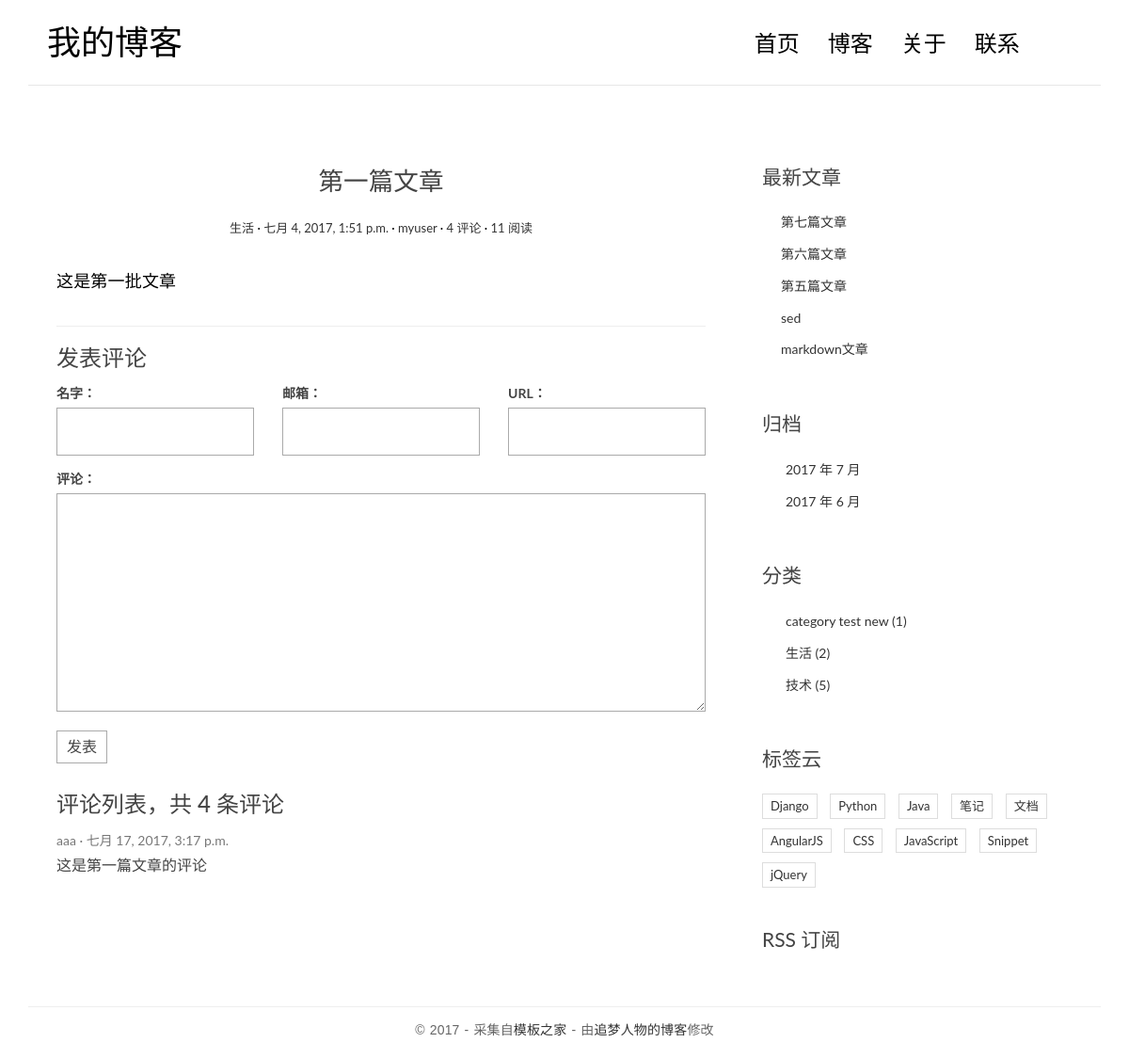
The app's page /post/2/ with its own data.
### blog/models.py (models this page shows, shortened)
@python_2_unicode_compatible
class Post(models.Model):
	title = models.CharField(max_length=70)
	body = models.TextField()
	created_time = models.DateTimeField()
	modified_time = models.DateTimeField()
	excerpt = models.CharField(max_length=200, blank=True)
	category = models.ForeignKey(Category)
	tags = models.ManyToManyField(Tag, blank=True)
	author = models.ForeignKey(User)
	views = models.PositiveIntegerField(default=0)
	def increase_views(self):
		self.views += 1
		self.save(update_fields=['views'])
	import markdown
	from django.utils.html import strip_tags
	def save(self, *args, **kwargs):
		if not self.excerpt:
			md = markdown.Markdown(extensions=[
				'markdown.extensions.extra',
				'markdown.extensions.codehilite',
			])
			self.excerpt = strip_tags(md.convert(self.body))[:54]
		super(Post, self).save(*args, **kwargs)
	def get_absolute_url(self):
		return reverse('blog:detail', kwargs={'pk': self.pk})
	'''
	指定排序属性
	class Meta:
		ordering = ['-created_time']
	'''

@python_2_unicode_compatible
class Category(models.Model):
	name = models.CharField(max_length=100)

### comments/models.py (models this page shows, shortened)
@python_2_unicode_compatible
class Comment(models.Model):
	name = models.CharField(max_length=100)
	email = models.EmailField(max_length=255)
	url = models.URLField(blank=True)
	text = models.TextField()
	created_time = models.DateTimeField(auto_now_add=True)
	post = models.ForeignKey('blog.Post')

### blog/views.py (the view)
# urls.py: url(r'^post/(?P<pk>[0-9]+)/$',views.detail, name='detail'),
def detail(request, pk):
	post = get_object_or_404(Post, pk=pk)
	post.increase_views()
	post.body = markdown.markdown(post.body,extensions=['markdown.extensions.extra','markdown.extensions.codehilite','markdown.extensions.toc',])
	form = CommentForm()
	comment_list = post.comment_set.all()
	context = {'post':post,'form':form,'comment_list':comment_list}
	return render(request, 'blog/detail.html',context=context)

### comments/forms.py
class CommentForm(forms.ModelForm):
	class Meta:
		model = Comment
		fields = ['name','email','url','text']

### blog/templatetags/blog_tags.py (called while the page is built)
@register.simple_tag
def get_recent_posts(num=5):
	return Post.objects.all().order_by('-created_time')[:num]

@register.simple_tag
def archives():
	return Post.objects.dates('created_time', 'month', order='DESC')

@register.simple_tag
def get_categories():
	return Category.objects.annotate(num_posts=Count('post')).filter(num_posts__gt=0)

### templates/blog/detail.html (shortened to what this page needs)
{% extends 'base.html' %}
{% load blog_tags %}
			{% block main %}
                <article class="post post-{{ post.pk }}">
                    <header class="entry-header">
                        <h1 class="entry-title">{{ post.title }}</h1>
                        <div class="entry-meta">
                            <span class="post-category"><a href="#">{{ post.category.name }}</a></span>
                            <span class="post-date"><a href="#"><time class="entry-date"
                                                                      datetime="{{ post.created_time }}">{{ post.created_time }}</time></a></span>
                            <span class="post-author"><a href="#">{{ post.author }}</a></span>
                            <span class="comments-link"><a href="#">4 评论</a></span>
                            <span class="views-count"><a href="#">{{ post.views }} 阅读</a></span>
                        </div>
                    </header>
                    <div class="entry-content clearfix">
                		{{ post.body|safe }}
				    </div>
                </article>
                <section class="comment-area" id="comment-area">
                    <hr>
                    <h3>发表评论</h3>
					<form action="{% url 'comments:post_comment' post.pk %}" method="post" class="comment-form">
  <div class="row">
    <div class="col-md-4">
      <label for="{{ form.name.id_for_label }}">名字：</label>
      {{ form.name }}
    </div>
    <div class="col-md-4">
      <label for="{{ form.email.id_for_label }}">邮箱：</label>
      {{ form.email }}
    </div>
    <div class="col-md-4">
      <label for="{{ form.url.id_for_label }}">URL：</label>
      {{ form.url }}
    </div>
    <div class="col-md-12">
      <label for="{{ form.text.id_for_label }}">评论：</label>
      {{ form.text }}
      <button type="submit" class="comment-btn">发表</button>
    </div>
  </div>
</form>
                    <div class="comment-list-panel">
                        <h3>评论列表，共 <span>4</span> 条评论</h3>
                        <ul class="comment-list list-unstyled">
						{% for comment in comment_list %}
                            <li class="comment-item">
                                <span class="nickname">{{ comment.name }}</span>
                                <time class="submit-date">{{ comment.created_time }}</time>
                                <div class="text">
									{{ comment.text }}
                                </div>
                            </li>
						{% empty %}
						暂无评论
						{% endfor %}
                        </ul>
                    </div>
                </section>
			{% endblock main %}

### templates/base.html (shortened to what this page needs)
{% load staticfiles %}
{% load blog_tags %}
<!DOCTYPE html>
<html>
<head>
    <link rel="stylesheet" href="{% static 'blog/css/bootstrap.min.css' %}">
    <link rel="stylesheet" href="http://code.ionicframework.com/ionicons/2.0.1/css/ionicons.min.css">
    <link rel="stylesheet" href="{% static 'blog/css/pace.css' %}">
    <link rel="stylesheet" href="{% static 'blog/css/custom.css' %}">
	<link rel="stylesheet" href="{% static 'blog/css/highlights/github.css' %}">
</head>
<body>
<div class="container">
    <header id="site-header">
        <div class="row">
            <div class="col-md-4 col-sm-5 col-xs-8">
                <div class="logo">
					<h1><a href="{% url 'blog:index' %}">我的博客</a></h1>
                </div>
            </div>
            <div class="col-md-8 col-sm-7 col-xs-4">
                <nav class="main-nav" role="navigation">
                    <div class="collapse navbar-collapse" id="bs-example-navbar-collapse-1">
                        <ul class="nav navbar-nav navbar-right">
                            <li class="cl-effect-11"><a href="http://47.93.204.179:8000" data-hover="首页">首页</a></li>
                            <li class="cl-effect-11"><a href="full-width.html" data-hover="博客">博客</a></li>
                            <li class="cl-effect-11"><a href="about.html" data-hover="关于">关于</a></li>
                            <li class="cl-effect-11"><a href="contact.html" data-hover="联系">联系</a></li>
                        </ul>
                    </div>
                </nav>
            </div>
        </div>
    </header>
</div>
<div class="content-body">
    <div class="container">
        <div class="row">
            <main class="col-md-8">
				{% block main %}
				{% endblock main %}
            </main>
			<aside class="col-md-4">
			{% block toc %}
                <div class="widget widget-recent-posts">
                    <h3 class="widget-title">最新文章</h3>
					{% get_recent_posts as recent_post_list %}
                    <ul>
						{% for post in recent_post_list %}
                        <li>
                            <a href="{{ post.get_absolute_url }}">{{ post.title }}</a>
                        </li>
						{% empty %}
						暂无文章！
						{% endfor %}
                    </ul>
                </div>
                <div class="widget widget-archives">
                    <h3 class="widget-title">归档</h3>
					{% archives as date_list %}
                    <ul>
						{% for date in date_list %}
                        <li>
                            <a href="{% url 'blog:archives' date.year date.month %}">
							  {{ date.year }} 年 {{ date.month }} 月</a>
                        </li>
						{% empty %}
						暂无归档!
						{% endfor %}
                    </ul>
                </div>
                <div class="widget widget-category">
                    <h3 class="widget-title">分类</h3>
					{% get_categories as category_list %}
                    <ul>
						{% for category in category_list %}
                        <li>
                            <a href="{% url 'blog:category' category.pk %}">{{ category.name }}
								<span class="post-count">({{ category.num_posts }})</span></a>
                        </li>
						{% empty %}
						暂无分类！
						{% endfor %}
                    </ul>
                </div>
                <div class="widget widget-tag-cloud">
                    <h3 class="widget-title">标签云</h3>
                    <ul>
                        <li>
                            <a href="#">Django</a>
                        </li>
                        <li>
                            <a href="#">Python</a>
                        </li>
                        <li>
                            <a href="#">Java</a>
                        </li>
                        <li>
                            <a href="#">笔记</a>
                        </li>
                        <li>
                            <a href="#">文档</a>
                        </li>
                        <li>
                            <a href="#">AngularJS</a>
                        </li>
                        <li>
                            <a href="#">CSS</a>
                        </li>
                        <li>
                            <a href="#">JavaScript</a>
                        </li>
                        <li>
                            <a href="#">Snippet</a>
                        </li>
                        <li>
                            <a href="#">jQuery</a>
                        </li>
                    </ul>
                </div>
                <div class="rss">
                    <a href=""> RSS 订阅</a>
                </div>
			{% endblock toc %}
            </aside>
        </div>
    </div>
</div>
<footer id="site-footer">
    <div class="container">
        <div class="row">
            <div class="col-md-12">
                <p class="copyright">&copy 2017 - 采集自<a href="http://www.cssmoban.com/"
                                                        target="_blank" title="模板之家">模板之家</a>
                    - 由<a href="http://zmrenwu.com/" title="网页模板" target="_blank">追梦人物的博客</a>修改
                </p>
            </div>
        </div>
    </div>
</footer>
</body>
</html>

### blog/static/blog/css/custom.css (style rules this page uses)
* { outline: none; }
h1, h2, h3, h4, h5, h6 { margin-top: 0; }
a { color: #333; }
body { color: #444; font-family: 'Lato', sans-serif; }
p { font-family: 'Ubuntu', sans-serif; font-weight: 400; word-spacing: 1px; letter-spacing: 0.01em; }
#site-header { background-color: #FFF; padding: 25px 20px; margin-bottom: 40px; border-bottom: 1px solid #e7e7e7; }
.logo h1 a { color: #000; }
.logo h1 { margin: 0; font-family: 'Lato', sans-serif; font-weight: 300; }
.main-nav { margin-top: 11px; max-width: 95%; }
.main-nav a { color: #000000 !important; padding: 0 0 5px 0 !important; margin-right: 30px; font-family: 'Lato', sans-serif; font-weight: 300; font-size: 24px; }
.cl-effect-11 a { padding: 10px 0; color: #0972b4; text-shadow: none; }
.cl-effect-11 a::before { position: absolute; top: 0; left: 0; overflow: hidden; padding: 0 0 5px 0 !important; max-width: 0; border-bottom: 1px solid #000; color: #000; content: attr(data-hover); white-space: nowrap; -webkit-transition: max-width 0.5s; -moz-transition: max-width 0.5s; transition: max-width 0.5s; }
.content-body { padding-bottom: 4em; }
.post { background: #fff; padding: 30px 30px 0; }
.entry-title { text-align: center; font-size: 1.9em; margin-bottom: 20px; line-height: 1.6; padding: 10px 20px 0; }
.entry-meta { text-align: center; color: #DDDDDD; font-size: 13px; margin-bottom: 30px; }
.entry-content { font-size: 18px; line-height: 1.9; font-weight: 300; color: #000; }
.post-category::after, .post-date::after, .post-author::after, .comments-link::after { content: ' ·'; color: #000; }
.widget { background: #fff; padding: 30px 0 0; }
.widget-title { font-size: 1.5em; margin-bottom: 20px; line-height: 1.6; padding: 10px 0 0; font-weight: 400; }
.widget-recent-posts ul { padding: 0; margin: 0; padding-left: 20px; }
.widget-recent-posts ul li { list-style-type: none; position: relative; line-height: 170%; margin-bottom: 10px; }
.widget-recent-posts ul li::before { content: '\f3d3'; font-family: "Ionicons"; position: absolute; left: -17px; top: 3px; font-size: 16px; color: #000; }
.widget-archives ul { padding: 0; margin: 0; padding-left: 25px; }
.widget-archives ul li { list-style-type: none; position: relative; line-height: 170%; margin-bottom: 10px; }
.widget-archives ul li::before { content: '\f3f3'; font-family: "Ionicons"; position: absolute; left: -25px; top: 1px; font-size: 16px; color: #000; }
.widget-category ul { padding: 0; margin: 0; padding-left: 25px; }
.widget-category ul li { list-style-type: none; position: relative; line-height: 170%; margin-bottom: 10px; }
.widget-category ul li::before { content: '\f3fe'; font-family: "Ionicons"; position: absolute; left: -25px; top: 1px; font-size: 18px; color: #000; }
.widget-tag-cloud ul { padding: 0; margin: 0; margin-right: -10px; }
.widget-tag-cloud ul li { list-style-type: none; font-size: 13px; display: inline-block; margin-right: 10px; margin-bottom: 10px; padding: 3px 8px; border: 1px solid #ddd; }
.rss { font-size: 21px; margin-top: 30px; }
.rss a { color: #444; }
#site-footer { padding-top: 10px; padding: 0 0 1.5em 0; }
.copyright { text-align: center; padding-top: 1em; margin: 0; border-top: 1px solid #eee; color: #666; }
.contact-form input, .comment-form input { border: 1px solid #aaa; margin-bottom: 15px; width: 100%; padding: 15px 15px; font-size: 16px; line-height: 100%; transition: 0.4s border-color linear; }
.contact-form textarea, .comment-form textarea { border: 1px solid #aaa; margin-bottom: 15px; width: 100%; padding: 15px 15px; font-size: 16px; line-height: 20px !important; min-height: 183px; transition: 0.4s border-color linear; }
.comment-area { padding: 0 30px 0; }
.comment-form { margin-top: 15px; }
.comment-form .comment-btn { background-color: #fff; border: 1px solid #aaa; font-size: 16px; padding: 5px 10px; }
.comment-list-panel { margin-top: 30px; }
.comment-list { margin-top: 15px; }
.comment-item .nickname, .comment-item .submit-date { color: #777; font-size: 14px; }
.comment-item .nickname:after { content: ' ·'; }
.comment-item .text { padding-top: 5px; font-size: 16px; }

### records on screen
Post: title "第一篇文章", category.name "生活", created_time "七月 4, 2017, 1:51 p.m.", author "myuser", views "11", body "这是第一批文章"
Comment: name "aaa", created_time "七月 17, 2017, 3:17 p.m.", text "这是第一篇文章的评论"
Post: title "第七篇文章"
Post: title "第六篇文章"
Post: title "第五篇文章"
Post: title "sed"
Post: title "markdown文章"
Category: name "category test new", num_posts "1"
Category: name "生活", num_posts "2"
Category: name "技术", num_posts "5"

### other values on screen
{{ date.year }} "2017" "2017"
{{ date.month }} "7" "6"
